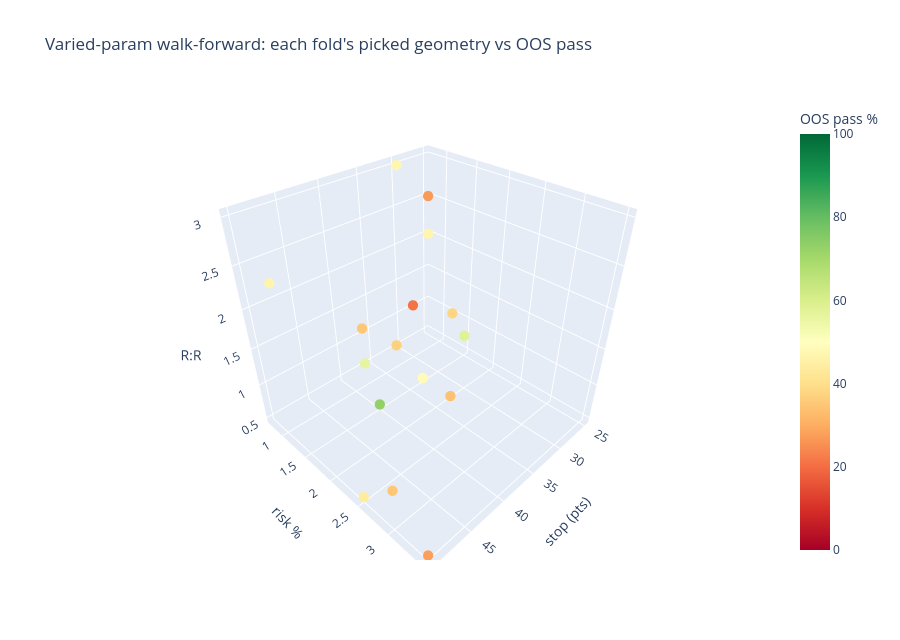

Notebook cell for this chart:
### Code cell
import numpy as np, plotly.graph_objects as go

F = [f for f in wf.folds if np.isfinite(f.test_pass_pct)]
x  = [f.stop_points for f in F]; y = [f.risk_pct for f in F]; z = [f.rr for f in F]
c  = [f.test_pass_pct for f in F]
cd = np.array([[f.fold.idx, f.multi_pass_rate, f.selected_params.get("x_0", np.nan),
                f.selected_params.get("slope_min", np.nan)] for f in F], float)

fig = go.Figure(go.Scatter3d(
    x=x, y=y, z=z, mode="markers",
    marker=dict(size=6, color=c, colorscale="RdYlGn", cmin=0, cmax=100,
                colorbar=dict(title="OOS pass %")),
    customdata=cd,
    hovertemplate=("fold %{customdata[0]:.0f}<br>stop %{x}pt  risk %{y}%  R:R %{z}<br>"
                   "OOS pass <b>%{marker.color:.0f}%</b><br>rotation %{customdata[1]:.0f}%<br>"
                   "x_0=%{customdata[2]:.0f}  slope_min=%{customdata[3]:.2f}<extra></extra>")))
fig.update_layout(scene=dict(xaxis_title="stop (pts)", yaxis_title="risk %", zaxis_title="R:R"),
                  title="Varied-param walk-forward: each fold's picked geometry vs OOS pass", height=640)
fig.show()

### Figure 1 — Plotly figure (JSON) as saved in the notebook; plotly's stock layout.template omitted (floating-point values rounded to 4 significant figures)
{"data": [{"customdata": [[0.0, 50.0, 3.0, 0.1], [1.0, 40.0, 3.0, 0.1], [2.0, 60.0, 8.0, 0.1], [3.0, 66.67, 10.0, 0.2], [4.0, 44.44, 10.0, 0.1], [5.0, 18.18, 10.0, 0.1], [6.0, 28.57, 10.0, 0.3], [7.0, 33.33, 8.0, 0.3], [8.0, 35.71, 3.0, 0.3], [9.0, 14.29, 10.0, 0.3], [10.0, 50.0, 10.0, 0.1], [11.0, 40.0, 3.0, 0.2], [12.0, 33.33, 10.0, 0.3], [13.0, 27.78, 5.0, 0.2], [14.0, 44.44, 8.0, 0.2], [15.0, 40.0, 8.0, 0.1], [16.0, 37.5, 5.0, 0.1], [17.0, 20.0, 3.0, 0.2], [18.0, 20.0, 3.0, 0.3]], "hovertemplate": "fold %{customdata[0]:.0f}<br>stop %{x}pt  risk %{y}%  R:R %{z}<br>OOS pass <b>%{marker.color:.0f}%</b><br>rotation %{customdata[1]:.0f}%<br>x_0=%{customdata[2]:.0f}  slope_min=%{customdata[3]:.2f}<extra></extra>", "marker": {"cmax": 100, "cmin": 0, "color": [39.3, 46.8, 73, 56.0, 58.0, 26.9, 48.6, 43.8, 33.9, 27.7, 58.2, 35.1, 46.4, 35, 60.8, 37, 37.7, 21, 47.3], "colorbar": {"title": {"text": "OOS pass %"}}, "colorscale": [[0, "rgb(165,0,38)"], [0.1, "rgb(215,48,39)"], [0.2, "rgb(244,109,67)"], [0.3, "rgb(253,174,97)"], [0.4, "rgb(254,224,139)"], [0.5, "rgb(255,255,191)"], [0.6, "rgb(217,239,139)"], [0.7, "rgb(166,217,106)"], [0.8, "rgb(102,189,99)"], [0.9, "rgb(26,152,80)"], [1, "rgb(0,104,55)"]], "size": 6}, "mode": "markers", "type": "scatter3d", "x": [50, 25, 40, 40, 25, 25, 35, 50, 35, 50, 50, 40, 50, 50, 35, 35, 25, 30, 30], "y": [1.25, 0.75, 1.5, 1.25, 1.5, 0.75, 1.75, 2.5, 2.25, 3.5, 3, 1.25, 1.25, 3, 1.25, 1.25, 1.25, 1, 0.75], "z": [2.5, 2, 0.5, 1, 0.75, 2.5, 0.75, 0.5, 0.75, 0.5, 1, 1.5, 2.5, 1, 1, 1, 1, 1.25, 3]}], "layout": {"height": 640, "scene": {"xaxis": {"title": {"text": "stop (pts)"}}, "yaxis": {"title": {"text": "risk %"}}, "zaxis": {"title": {"text": "R:R"}}}, "title": {"text": "Varied-param walk-forward: each fold's picked geometry vs OOS pass"}}}
